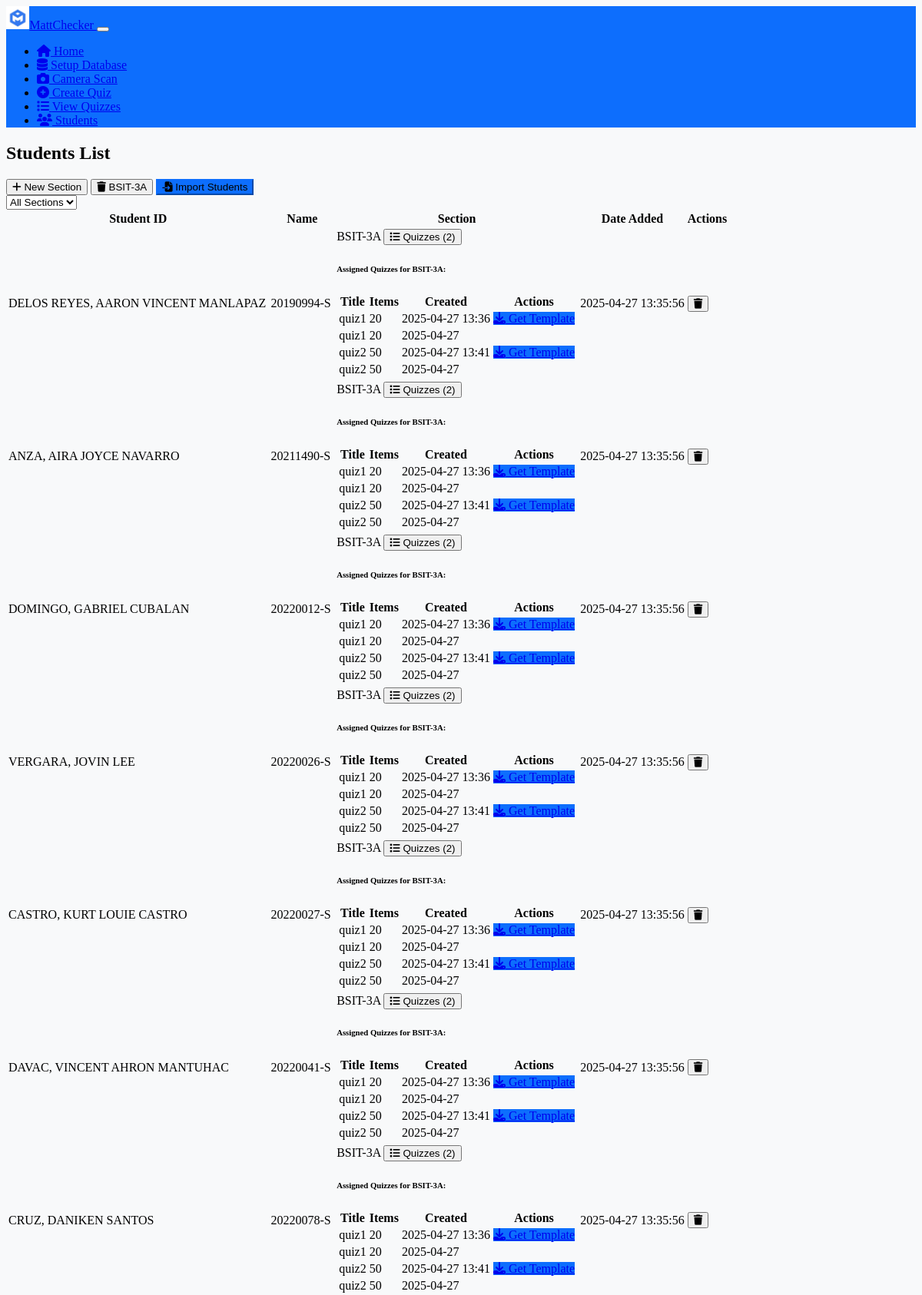
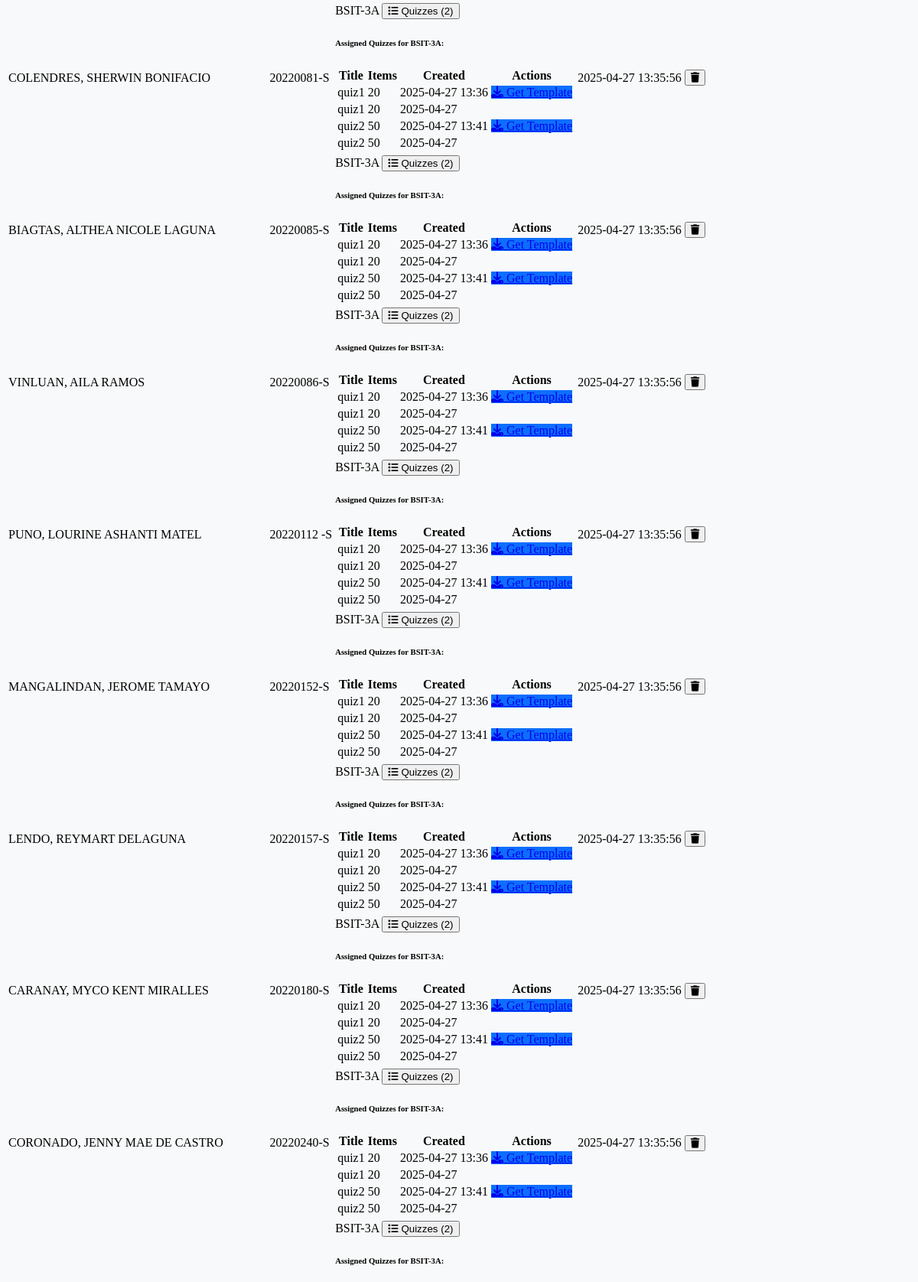
/students (upper part), run on the app's committed database (2 pictures, top to bottom).
### models.py (models this page shows, shortened)
class Section(db.Model):
    id = db.Column(db.Integer, primary_key=True)
    name = db.Column(db.String(50), nullable=False)
    created_at = db.Column(db.DateTime, default=datetime.utcnow)
    students = db.relationship('Student', backref='section', lazy=True)

class Student(db.Model):
    id = db.Column(db.Integer, primary_key=True)
    name = db.Column(db.String(100), nullable=False)
    student_id = db.Column(db.String(50), nullable=True)
    section_id = db.Column(db.Integer, db.ForeignKey('section.id'), nullable=True)
    created_at = db.Column(db.DateTime, default=datetime.utcnow)
    scans = db.relationship('ScanResult', backref='student', lazy=True)

class Quiz(db.Model):
    id = db.Column(db.Integer, primary_key=True)
    title = db.Column(db.String(100), nullable=False)
    num_items = db.Column(db.Integer, nullable=False)
    answer_key = db.Column(db.String(100), nullable=False)  # Stores answers as string "ABCDABCD..."
    section_id = db.Column(db.Integer, db.ForeignKey('section.id'), nullable=False)
    created_at = db.Column(db.DateTime, default=datetime.utcnow)
    section = db.relationship('Section', backref='quizzes', lazy=True)

### routes.py (the view, shortened to what this page needs)
@app.route('/students', methods=['GET', 'POST'])
def student_list():
    students = Student.query.order_by(Student.name).all()
    sections = Section.query.order_by(Section.name).all()
    return render_template('students.html', students=students, sections=sections, now=datetime.now())

### templates/students.html (shortened to what this page needs)
{% extends "base.html" %}
{% block content %}
<div class="container">
    <div class="d-flex justify-content-between align-items-center mb-4">
        <h2>Students List</h2>
        <div class="d-flex align-items-center">
            <button type="button" class="btn btn-success me-2" data-bs-toggle="modal" data-bs-target="#sectionModal">
                <i class="fas fa-plus"></i> New Section
            </button>
            {% for section in sections %}
            <form action="{{ url_for('delete_section', section_id=section.id) }}" method="POST" style="display: inline;" class="me-2" onsubmit="return confirm('Are you sure you want to delete {{ section.name }}? This will also remove all students in this section.');">
                <button type="submit" class="btn btn-danger btn-sm">
                    <i class="fas fa-trash"></i> {{ section.name }}
                </button>
            </form>
            {% endfor %}
            <button type="button" class="btn btn-primary" data-bs-toggle="modal" data-bs-target="#importModal">
                <i class="fas fa-file-import"></i> Import Students
            </button>
        </div>
    </div>
    <div class="row mb-4">
        <div class="col">
            <select class="form-select" id="sectionFilter">
                <option value="">All Sections</option>
            </select>
        </div>
    </div>
    <div class="table-responsive">
        <table class="table table-striped table-hover">
            <thead>
                <tr>
                    <th>Student ID</th>
                    <th>Name</th>
                    <th>Section</th>
                    <th>Date Added</th>
                    <th>Actions</th>
                </tr>
            </thead>
            <tbody>
                {% for student in students %}
                <tr data-section-id="{{ student.section.id if student.section else '' }}">
                    <td>{{ student.student_id }}</td>
                    <td>{{ student.name }}</td>
                    <td>
                        <span data-section-id="{{ student.section.id if student.section else '' }}">
                            {{ student.section.name if student.section else 'No Section' }}
                        </span>
                        {% if student.section and student.section.quizzes %}
                        <button class="btn btn-info btn-sm ms-2" data-bs-toggle="collapse" data-bs-target="#quizzes-{{ student.id }}">
                            <i class="fas fa-list"></i> Quizzes ({{ student.section.quizzes|length }})
                        </button>
                        <div class="collapse mt-2" id="quizzes-{{ student.id }}">
                            <div class="card card-body">
                                <h6>Assigned Quizzes for {{ student.section.name }}:</h6>
                                <div class="table-responsive">
                                    <table class="table table-sm">
                                        <thead>
                                            <tr>
                                                <th>Title</th>
                                                <th>Items</th>
                                                <th>Created</th>
                                                <th>Actions</th>
                                            </tr>
                                        </thead>
                                        <tbody>
                                            {% for quiz in student.section.quizzes %}
                                            <tr>
                                                <td>{{ quiz.title }}</td>
                                                <td>{{ quiz.num_items }}</td>
                                                <td>{{ quiz.created_at.strftime('%Y-%m-%d %H:%M') }}</td>
                                                <td>
                                                    <a href="{{ url_for('download_personalized_template', quiz_id=quiz.id, student_id=student.id) }}"
                                                       class="btn btn-sm btn-primary">
                                                        <i class="fas fa-download"></i> Get Template
                                                    </a>
                                                </td>
                                            </tr>
                                            <tr>
                                                <td>{{ quiz.title }}</td>
                                                <td>{{ quiz.num_items }}</td>
                                                <td>{{ quiz.created_at.strftime('%Y-%m-%d') }}</td>
                                            </tr>
                                            {% endfor %}
                                        </tbody>
                                    </table>
                                </div>
                            </div>
                        </div>
                        {% endif %}
                    </td>
                    <td>{{ student.created_at.strftime('%Y-%m-%d %H:%M:%S') }}</td>
                    <td>
                        <form action="{{ url_for('delete_student', student_id=student.id) }}" method="POST" style="display: inline;" onsubmit="return confirm('Are you sure you want to delete this student?');">
                            <button type="submit" class="btn btn-danger btn-sm">
                                <i class="fas fa-trash"></i>
                            </button>
                        </form>
                    </td>
                </tr>
                {% endfor %}
            </tbody>
        </table>
    </div>
</div>
{% endblock %}

### templates/base.html (shortened to what this page needs)
<!DOCTYPE html>
<html lang="en" data-bs-theme="dark">
<head>
    <link rel="stylesheet" href="https://cdn.replit.com/agent/bootstrap-agent-dark-theme.min.css">
    <link rel="stylesheet" href="https://cdnjs.cloudflare.com/ajax/libs/font-awesome/6.4.0/css/all.min.css">
    <link rel="stylesheet" href="{{ url_for('static', filename='css/custom.css') }}">
</head>
<body>
    <nav class="navbar navbar-expand-lg navbar-dark bg-dark">
        <div class="container">
            <a class="navbar-brand" href="{{ url_for('index') }}">
                <img src="{{ url_for('static', filename='img/logo.jpg') }}" alt="MattChecker Logo" height="30" class="me-2">MattChecker
            </a>
            <button class="navbar-toggler" type="button" data-bs-toggle="collapse" data-bs-target="#navbarNav" aria-controls="navbarNav" aria-expanded="false" aria-label="Toggle navigation">
            </button>
            <div class="collapse navbar-collapse" id="navbarNav">
                <ul class="navbar-nav ms-auto">
                    <li class="nav-item">
                        <a class="nav-link" href="{{ url_for('index') }}"><i class="fas fa-home me-1"></i> Home</a>
                    </li>
                    <li class="nav-item">
                        <a class="nav-link" href="{{ url_for('setup_db') }}"><i class="fas fa-database me-1"></i> Setup Database</a>
                    </li>
                    <li class="nav-item">
                        <a class="nav-link" href="{{ url_for('camera') }}">
                                <i class="fas fa-camera"></i> Camera Scan
                            </a>
                        </li>
                        <li class="nav-item">
                            <a class="nav-link" href="{{ url_for('create_quiz') }}">
                                <i class="fas fa-plus-circle"></i> Create Quiz
                            </a>
                        </li>
                        <li class="nav-item">
                            <a class="nav-link" href="{{ url_for('list_quizzes') }}">
                                <i class="fas fa-list"></i> View Quizzes
                            </a>
                        </li>
                        <li class="nav-item">
                            <a class="nav-link" href="{{ url_for('student_list') }}">
                                <i class="fas fa-users"></i> Students
                            </a>
                        </li>
                </ul>
            </div>
        </div>
    </nav>
    <div class="container mt-4">
        {% block content %}{% endblock %}
    </div>
</body>
</html>

### static/css/custom.css (style rules this page uses)
body { background-color: #f8f9fa; }
.navbar { background-color: #0d6efd !important; }
.btn-primary { background-color: #0d6efd; border-color: #0d6efd; }

### data on the page
Section: name "BSIT-3A"
Student: student_id "DELOS REYES, AARON VINCENT MANLAPAZ", name "20190994-S", section "BSIT-3A", section.quizzes|length "2", section.name "BSIT-3A", created_at "2025-04-27 13:35:56"
Quiz: title "quiz1", num_items "20", created_at "2025-04-27 13:36", created_at "2025-04-27"
Quiz: title "quiz2", num_items "50", created_at "2025-04-27 13:41", created_at "2025-04-27"
Student: student_id "ANZA, AIRA JOYCE NAVARRO", name "20211490-S", section "BSIT-3A", section.quizzes|length "2", section.name "BSIT-3A", created_at "2025-04-27 13:35:56"
Student: student_id "DOMINGO, GABRIEL CUBALAN", name "20220012-S", section "BSIT-3A", section.quizzes|length "2", section.name "BSIT-3A", created_at "2025-04-27 13:35:56"
Student: student_id "VERGARA, JOVIN LEE", name "20220026-S", section "BSIT-3A", section.quizzes|length "2", section.name "BSIT-3A", created_at "2025-04-27 13:35:56"
Student: student_id "CASTRO, KURT LOUIE CASTRO", name "20220027-S", section "BSIT-3A", section.quizzes|length "2", section.name "BSIT-3A", created_at "2025-04-27 13:35:56"
Student: student_id "DAVAC, VINCENT AHRON MANTUHAC", name "20220041-S", section "BSIT-3A", section.quizzes|length "2", section.name "BSIT-3A", created_at "2025-04-27 13:35:56"
Student: student_id "CRUZ, DANIKEN SANTOS", name "20220078-S", section "BSIT-3A", section.quizzes|length "2", section.name "BSIT-3A", created_at "2025-04-27 13:35:56"
Student: student_id "COLENDRES, SHERWIN BONIFACIO", name "20220081-S", section "BSIT-3A", section.quizzes|length "2", section.name "BSIT-3A", created_at "2025-04-27 13:35:56"
Student: student_id "BIAGTAS, ALTHEA NICOLE LAGUNA", name "20220085-S", section "BSIT-3A", section.quizzes|length "2", section.name "BSIT-3A", created_at "2025-04-27 13:35:56"
Student: student_id "VINLUAN, AILA RAMOS", name "20220086-S", section "BSIT-3A", section.quizzes|length "2", section.name "BSIT-3A", created_at "2025-04-27 13:35:56"
Student: student_id "PUNO, LOURINE ASHANTI MATEL", name "20220112 -S", section "BSIT-3A", section.quizzes|length "2", section.name "BSIT-3A", created_at "2025-04-27 13:35:56"
Student: student_id "MANGALINDAN, JEROME TAMAYO", name "20220152-S", section "BSIT-3A", section.quizzes|length "2", section.name "BSIT-3A", created_at "2025-04-27 13:35:56"
Student: student_id "LENDO, REYMART DELAGUNA", name "20220157-S", section "BSIT-3A", section.quizzes|length "2", section.name "BSIT-3A", created_at "2025-04-27 13:35:56"
Student: student_id "CARANAY, MYCO KENT MIRALLES", name "20220180-S", section "BSIT-3A", section.quizzes|length "2", section.name "BSIT-3A", created_at "2025-04-27 13:35:56"
Student: student_id "CORONADO, JENNY MAE DE CASTRO", name "20220240-S", section "BSIT-3A", section.quizzes|length "2", section.name "BSIT-3A", created_at "2025-04-27 13:35:56"
Student: section "BSIT-3A", section.quizzes|length "2", section.name "BSIT-3A"
